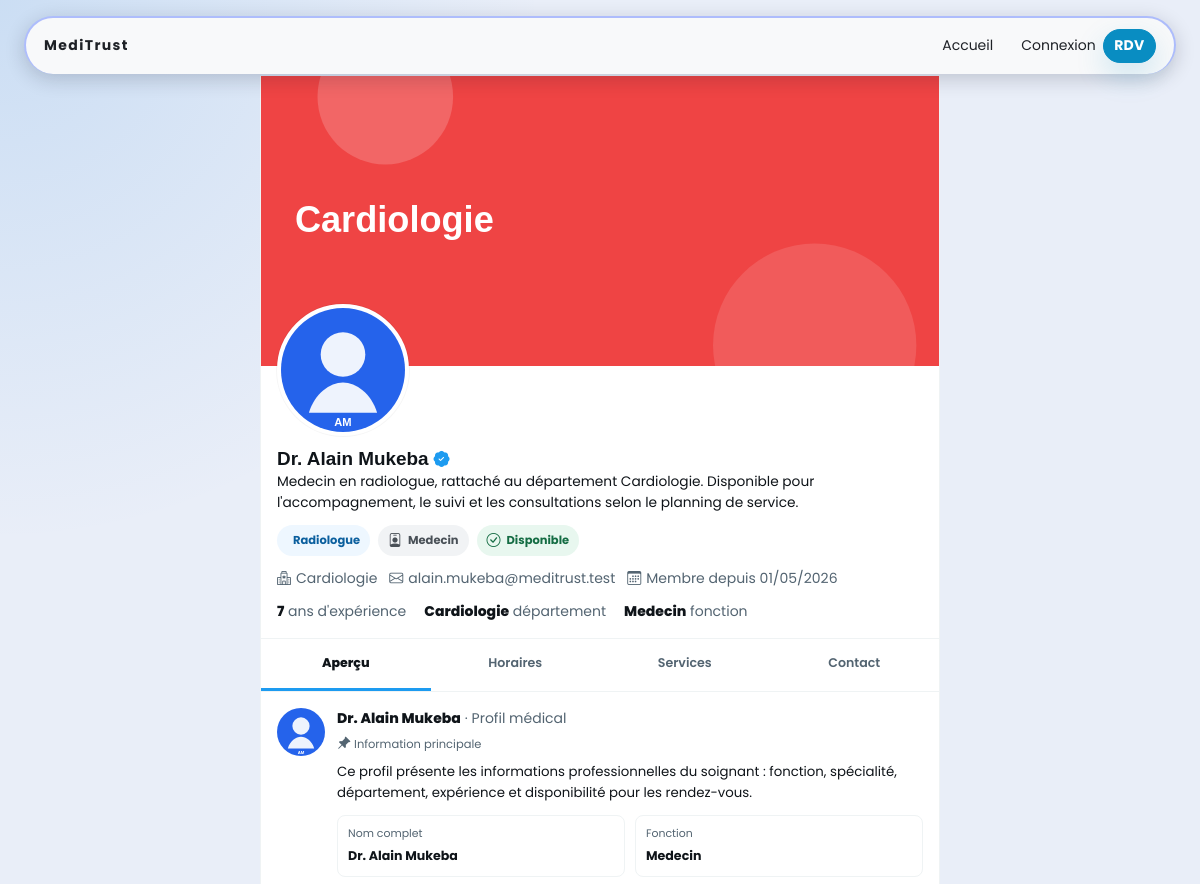
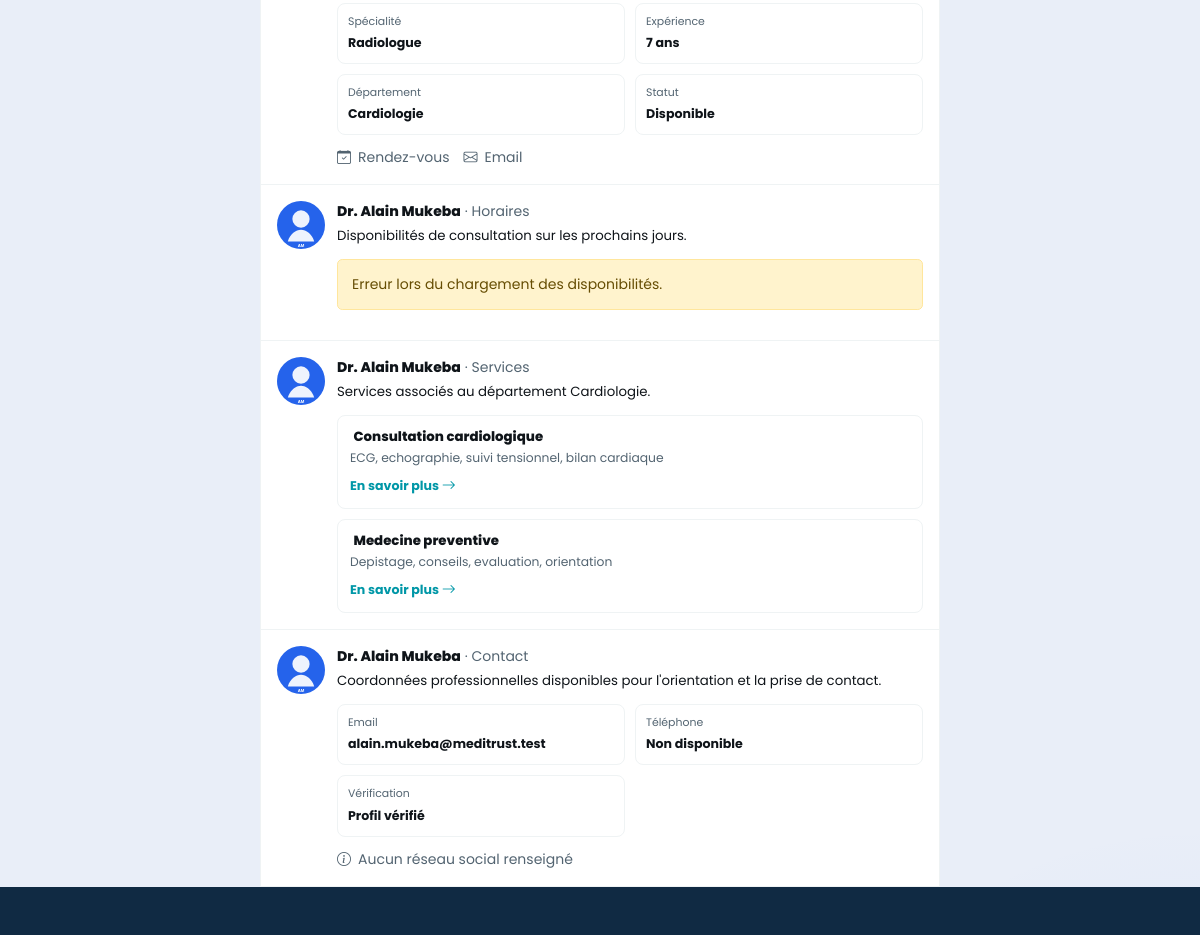
Before: /staff/1/ (upper part) with the older database file (2 pictures, top to bottom).
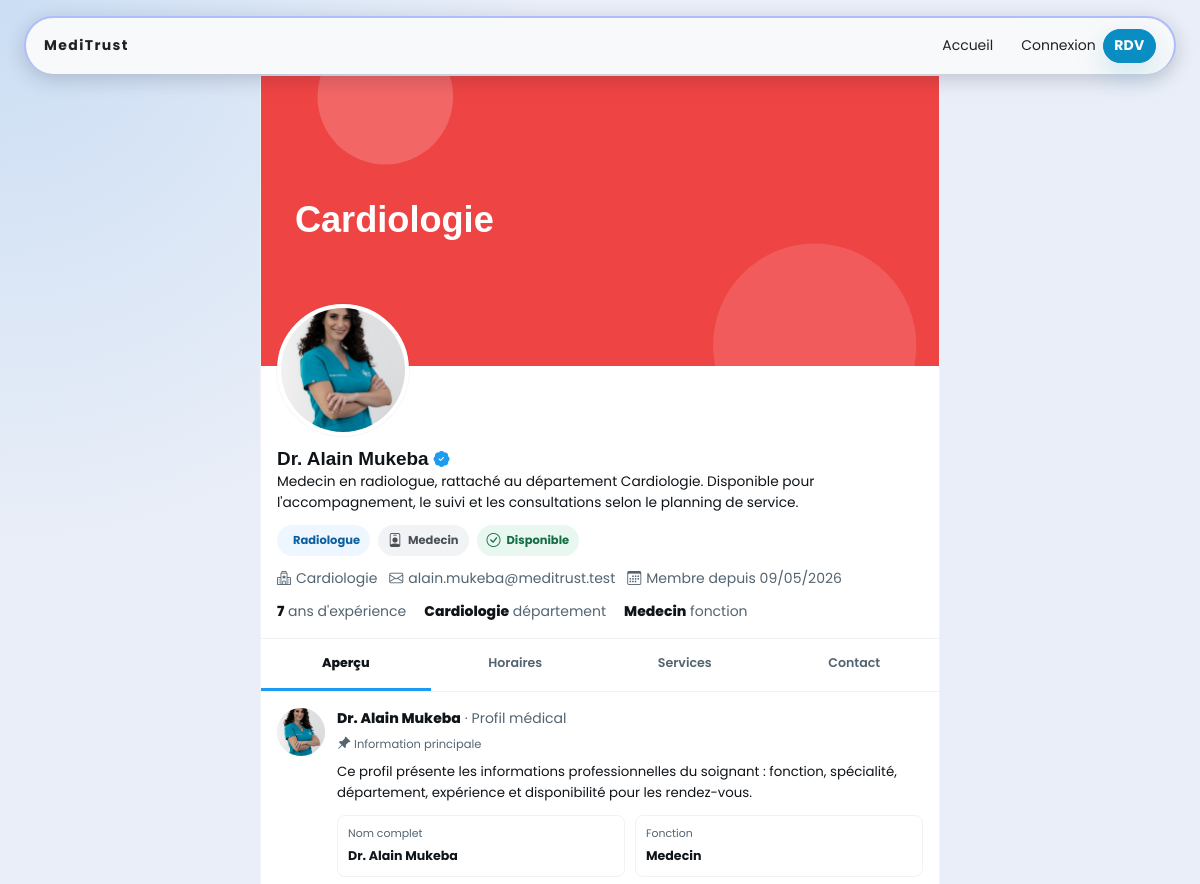
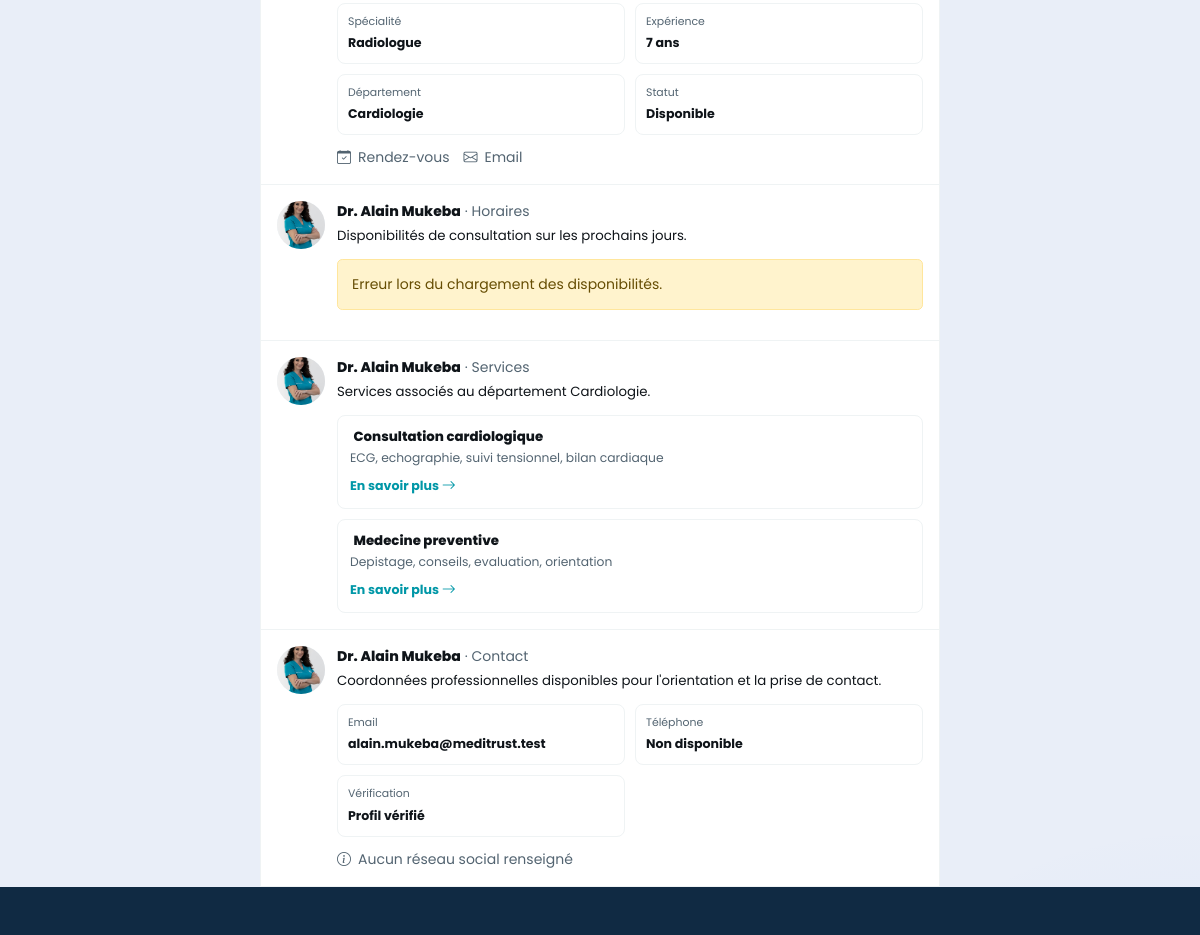
After: the same page with the newer database file (2 pictures, top to bottom).
### staff/models.py (models this page shows, shortened)
class Staff(models.Model):
    class Role(models.TextChoices):
        DOCTOR = "DOCTOR", "Docteur",
        NURSE = "NURSE", "Infirmier",
        MEDECIN = "MEDECIN", "Medecin",
        ADMIN = "ADMIN", "Administrateur",
        LAB_TECH = "LAB_TECH", "Technicien de laboratoire",
        PHARMACIST = "PHARMACIST","Pharmacien",
        SECRETARY = "SECRETARY", "Secrtaire",
    class Specialty(models.TextChoices):
        CHIRURGIE = "CHIRURGIE", "Chirurgie",
        ANESTHESISTE = "ANESTHESISTE", "Anesthsiste",
        RADIOLOGUE = "RADIOLOGUE", "Radiologue",
        PEDIATRE = "PEDIATRE", "Pédiatre",
        GYNAECOLOGUE = "GYNAECOLOGUE", "Gynecologue",
        DENTISTE = "DENTISTE", "Dentiste",
        OPHTALMOLOGUE = "OPHTALMOLOGUE", "Ophtalmologue",
        ORTHOPEDISTE = "ORTHOPEDISTE", "Orthopediste",
        PATHOLOGUE = "PATHOLOGUE", "Pathologue",
        PSYCHIATRE = "PSYCHIATRE", "Psychiatre",
        THERAPEUTE = "THERAPEUTE", "Therapeute",
    user = models.OneToOneField('core.User', on_delete=models.CASCADE, related_name='staff_profile')
    name = models.CharField(max_length=100, blank=True, null=True, verbose_name="Nom")
    last_name = models.CharField(max_length=100, blank=True, null=True, verbose_name="Nom de famille")
    first_name = models.CharField(max_length=100, blank=True, null=True, verbose_name="Prénom")
    specialty = models.CharField(max_length=100, choices=Specialty.choices, blank=True, null=True, verbose_name="Spécialité")
    departement = models.ForeignKey(Departement, on_delete=models.SET_NULL, blank=True, null=True, verbose_name="Departement")
    slug = models.SlugField(unique=True, blank=True)
    role = models.CharField(max_length=20, choices=Role.choices, default=Role.MEDECIN, verbose_name="Role")
    is_active = models.BooleanField(default=False)
    is_verified = models.BooleanField(default=False)
    experience_years = models.PositiveIntegerField(default=0)
    twitter = models.URLField(max_length=255, blank=True, null=True)
    facebook = models.URLField(max_length=255, blank=True, null=True)
    instagram = models.URLField(max_length=255, blank=True, null=True)
    linkedin = models.URLField(max_length=255, blank=True, null=True)
    created_at = models.DateField(auto_now_add=True)
    class Meta:
        verbose_name = 'Membre du personnel'
        verbose_name_plural = 'Membres du personnel'
        indexes = [
            models.Index(fields=['is_active', 'is_verified']),
            models.Index(fields=['role']),
            models.Index(fields=['departement']),
            models.Index(fields=['specialty']),
            models.Index(fields=['is_active', 'is_verified', 'role'], name='staff_active_role_idx'),
        ]
    def get_experiencie_years(self):
        if self.created_at.year != datetime.now().year:
            yrs = datetime.now().year - self.created_at.year
            exp_yrs = self.experience_years + yrs
            return exp_yrs
        return self.experience_years

class Departement(models.Model):
    name = models.CharField(max_length=100, blank=True, null=True, verbose_name="Nom")
    slug = models.SlugField(unique=True, blank=True)
    image = models.ImageField(upload_to='departements/', blank=True, null=True, verbose_name="Image")
    description = models.TextField(blank=True, null=True, verbose_name="Description")
    created_at = models.DateField(auto_now_add=True)
    class Meta:
        verbose_name = 'Departement'
        verbose_name_plural = 'Departements'

### core/models.py (models this page shows, shortened)
class User(AbstractUser):
    phone = PhoneNumberField(blank=True, null=True, region='CD')
    avatar = models.ImageField(upload_to='avatar/', blank=True, null=True)
    bio = models.TextField(blank=True)
    class Meta:
        verbose_name = 'Utilisateur'
        verbose_name_plural = 'Utilisateur'
    def get_full_name(self):
        return f"{self.first_name} {self.last_name}".strip()

### staff/views.py (the view)
# urls.py: path('staff/<int:staff_id>/', views.staff_profile_detail, name='staff_profile_detail'),
def staff_profile_detail(request, staff_id):
    from django.urls import reverse
    staff = get_object_or_404(Staff, pk=staff_id)
    related_services = []
    if staff.departement:
        related_services = Service.objects.filter(departement=staff.departement).exclude(
            title__icontains=staff.specialty or ""
        )[:4]
    staff_title_prefix = "Dr. " if staff.role in [Staff.Role.DOCTOR, Staff.Role.MEDECIN] else ""
    staff_display_name = staff.user.get_full_name() or staff.name or "Personnel médical"
    context = {
        "staff": staff,
        "related_services": related_services,
        "page_title": f"{staff_title_prefix}{staff_display_name} - While Health",
        "available_slots_url": reverse("get_available_slots"),
    }
    return render(request, 'staff/staff_profile_detail.html', context)

### core/context_processors.py (called while the page is built)
def global_context(request):
    context= {
        "contact":Contact.objects.only('name', 'operation_days_time','phone', 'email', 'address', 'facebook', 'twitter', 'instagram', 'linkedin').first(),
        "services":Service.objects.only('title', 'departement', 'description', 'icon', 'short_description').all(),
        "about": About.objects.only('title', 'subtitle', 'goal', 'description').first()
    }
    return context

### templates/staff/staff_profile_detail.html (shortened to what the changed rows need)
{% extends 'base.html' %}
{% load static %}
{% block content %}
{% with display_name=staff.user.get_full_name|default:staff.name %}
<section class="profile-container" aria-label="Profil du personnel médical">
    <div class="cover-image">
        {% if staff.departement and staff.departement.image %}
        <img src="{{ staff.departement.image.url }}" alt="{{ staff.departement.name }}">
        {% endif %}
    </div>
    <div class="avatar-section">
        <div class="avatar-wrapper">
            {% if staff.user.avatar %}
            <img src="{{ staff.user.avatar.url }}" alt="{{ display_name }}" class="avatar-img">
            {% else %}
            <div class="avatar-placeholder" aria-hidden="true">
                <i class="bi bi-person-circle"></i>
            </div>
            {% endif %}
        </div>
    </div>
    <div class="profile-info">
        <h1 class="profile-name">
            {% if staff.role == "DOCTOR" or staff.role == "MEDECIN" %}Dr. {% endif %}{{ display_name|default:"Personnel médical" }}
            {% if staff.is_verified %}
            <i class="bi bi-patch-check-fill verified-badge" title="Profil vérifié"></i>
            {% endif %}
        </h1>
        <p class="profile-bio">
            {% if staff.user.bio %}
            {{ staff.user.bio }}
            {% else %}
            {{ staff.get_role_display }}{% if staff.specialty %} en {{ staff.get_specialty_display|lower }}{% endif %}{% if staff.departement %}, rattaché au département {{ staff.departement.name }}{% endif %}. Disponible pour l'accompagnement, le suivi et les consultations selon le planning de service.
            {% endif %}
        </p>
        <div class="profile-tags">
            {% if staff.specialty %}
            <span class="profile-tag">{{ staff.get_specialty_display }}</span>
            {% endif %}
            <span class="profile-tag profile-tag--muted"><i class="bi bi-person-badge"></i>{{ staff.get_role_display }}</span>
            <span class="profile-tag {% if staff.is_active %}profile-tag--success{% else %}profile-tag--muted{% endif %}">
                <i class="bi {% if staff.is_active %}bi-check-circle{% else %}bi-pause-circle{% endif %}"></i>
                {% if staff.is_active %}Disponible{% else %}Indisponible{% endif %}
            </span>
        </div>
        <div class="profile-metadata">
            {% if staff.departement %}
            <span><i class="bi bi-hospital"></i>{{ staff.departement.name }}</span>
            {% endif %}
            {% if staff.user.email %}
            <a href="mailto:{{ staff.user.email }}"><i class="bi bi-envelope"></i>{{ staff.user.email }}</a>
            {% endif %}
            <span><i class="bi bi-calendar3"></i>Membre depuis {{ staff.created_at|date:"d/m/Y" }}</span>
        </div>
        <div class="profile-stats">
            <span><strong>{{ staff.get_experiencie_years|default:staff.experience_years }}</strong> ans d'expérience</span>
            {% if staff.departement %}
            <span><strong>{{ staff.departement.name }}</strong> département</span>
            {% endif %}
            <span><strong>{{ staff.get_role_display }}</strong> fonction</span>
        </div>
    </div>
    <div class="tweets-list">
        <article class="tweet" id="presentation">
            {% if staff.user.avatar %}
            <img src="{{ staff.user.avatar.url }}" alt="{{ display_name }}" class="tweet-avatar">
            {% else %}
            <div class="tweet-avatar-placeholder" aria-hidden="true"><i class="bi bi-person"></i></div>
            {% endif %}
            <div class="tweet-content">
                <div class="tweet-header">
                </div>
                <div class="tweet-label"><i class="bi bi-pin-angle-fill"></i> Information principale</div>
                <div class="tweet-text">
                </div>
                <div class="medical-info-grid">
                    <div class="medical-info-item">
                        <span>Fonction</span>
                        <strong>{{ staff.get_role_display }}</strong>
                    </div>
                    <div class="medical-info-item">
                        <span>Spécialité</span>
                        <strong>{{ staff.get_specialty_display|default:"Non renseignée" }}</strong>
                    </div>
                    <div class="medical-info-item">
                        <span>Expérience</span>
                        <strong>{{ staff.get_experiencie_years|default:staff.experience_years }} ans</strong>
                    </div>
                    <div class="medical-info-item">
                        <span>Département</span>
                        <strong>{% if staff.departement %}{{ staff.departement.name }}{% else %}Non renseigné{% endif %}</strong>
                    </div>
                </div>
                <div class="tweet-actions">
                </div>
            </div>
        </article>
        <article class="tweet" id="horaire">
            {% if staff.user.avatar %}
            <img src="{{ staff.user.avatar.url }}" alt="{{ display_name }}" class="tweet-avatar">
            {% else %}
            <div class="tweet-avatar-placeholder" aria-hidden="true"><i class="bi bi-person"></i></div>
            {% endif %}
            <div class="tweet-content">
                <div class="tweet-header">
                </div>
                <div class="tweet-text">
                </div>
                <div id="schedule-error" class="alert alert-warning d-none"></div>
            </div>
        </article>
        <article class="tweet" id="services">
            {% if staff.user.avatar %}
            <img src="{{ staff.user.avatar.url }}" alt="{{ display_name }}" class="tweet-avatar">
            {% else %}
            <div class="tweet-avatar-placeholder" aria-hidden="true"><i class="bi bi-person"></i></div>
            {% endif %}
            <div class="tweet-content">
                <div class="tweet-header">
                    <span class="tweet-name">{% if staff.role == "DOCTOR" or staff.role == "MEDECIN" %}Dr. {% endif %}{{ display_name|default:"Personnel médical" }}</span>
                    <span class="tweet-time">· Services</span>
                </div>
                <div class="tweet-text">
                    {% if staff.departement %}
                    Services associés au département {{ staff.departement.name }}.
                    {% else %}
                    Services associés au profil médical.
                    {% endif %}
                </div>
                {% if related_services %}
                <div class="related-service-list">
                    {% for service in related_services %}
                    <div class="related-service-item">
                    </div>
                    {% endfor %}
                </div>
                {% else %}
                <div class="tweet-label">Aucun service associé n'est renseigné pour le moment.</div>
                {% endif %}
            </div>
        </article>
        <article class="tweet" id="contact">
            {% if staff.user.avatar %}
            <img src="{{ staff.user.avatar.url }}" alt="{{ display_name }}" class="tweet-avatar">
            {% else %}
            <div class="tweet-avatar-placeholder" aria-hidden="true"><i class="bi bi-person"></i></div>
            {% endif %}
            <div class="tweet-content">
                <div class="tweet-header">
                </div>
                <div class="tweet-text">
                </div>
                <div class="medical-info-grid">
                    <div class="medical-info-item">
                        <span>Email</span>
                        <strong>{{ staff.user.email|default:"Non disponible" }}</strong>
                    </div>
                    <div class="medical-info-item">
                        <span>Téléphone</span>
                        <strong>{{ staff.user.phone|default:"Non disponible" }}</strong>
                    </div>
                </div>
                <div class="tweet-actions">
                </div>
            </div>
        </article>
    </div>
</section>
{% endwith %}
{% endblock %}

Changed rows visible on the page:
changed Staff "Medecin": user.avatar: a different picture; created_at "01/05/2026" → "09/05/2026"
